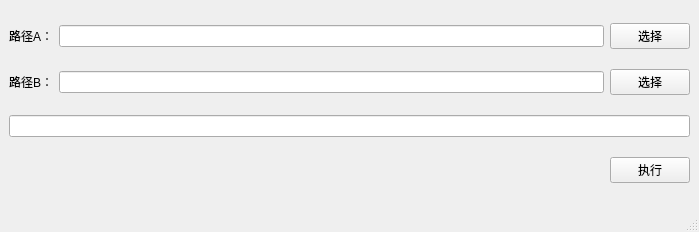
<?xml version="1.0" encoding="UTF-8"?>
<ui version="4.0">
 <class>MainWindow</class>
 <widget class="QMainWindow" name="MainWindow">
  <property name="geometry">
   <rect>
    <x>0</x>
    <y>0</y>
    <width>699</width>
    <height>232</height>
   </rect>
  </property>
  <property name="windowTitle">
   <string>MainWindow</string>
  </property>
  <widget class="QWidget" name="centralwidget">
   <layout class="QVBoxLayout" name="verticalLayout">
    <item>
     <layout class="QHBoxLayout" name="horizontalLayout">
      <item>
       <widget class="QLabel" name="label">
        <property name="text">
         <string>路径A：</string>
        </property>
       </widget>
      </item>
      <item>
       <widget class="QLineEdit" name="leA"/>
      </item>
      <item>
       <widget class="QPushButton" name="sbA">
        <property name="text">
         <string>选择</string>
        </property>
       </widget>
      </item>
     </layout>
    </item>
    <item>
     <layout class="QHBoxLayout" name="horizontalLayout_2">
      <item>
       <widget class="QLabel" name="label_2">
        <property name="text">
         <string>路径B：</string>
        </property>
       </widget>
      </item>
      <item>
       <widget class="QLineEdit" name="leB"/>
      </item>
      <item>
       <widget class="QPushButton" name="sbB">
        <property name="text">
         <string>选择</string>
        </property>
       </widget>
      </item>
     </layout>
    </item>
    <item>
     <widget class="QLineEdit" name="la"/>
    </item>
    <item>
     <layout class="QHBoxLayout" name="horizontalLayout_3">
      <item>
       <spacer name="horizontalSpacer">
        <property name="orientation">
         <enum>Qt::Horizontal</enum>
        </property>
        <property name="sizeHint" stdset="0">
         <size>
          <width>40</width>
          <height>20</height>
         </size>
        </property>
       </spacer>
      </item>
      <item>
       <widget class="QPushButton" name="rb">
        <property name="text">
         <string>执行</string>
        </property>
       </widget>
      </item>
     </layout>
    </item>
   </layout>
  </widget>
  <widget class="QMenuBar" name="menubar">
   <property name="geometry">
    <rect>
     <x>0</x>
     <y>0</y>
     <width>699</width>
     <height>22</height>
    </rect>
   </property>
  </widget>
  <widget class="QStatusBar" name="statusbar"/>
 </widget>
 <resources/>
 <connections/>
</ui>
